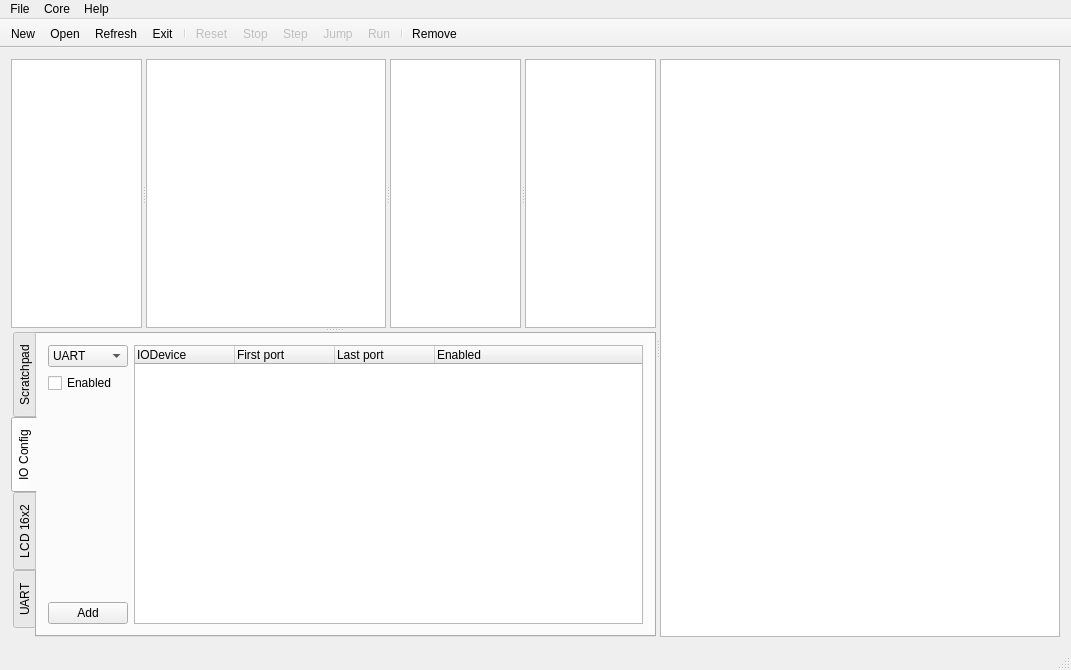
<?xml version="1.0" encoding="UTF-8"?>
<ui version="4.0">
 <class>MainWindow</class>
 <widget class="QMainWindow" name="MainWindow">
  <property name="geometry">
   <rect>
    <x>0</x>
    <y>0</y>
    <width>1071</width>
    <height>670</height>
   </rect>
  </property>
  <property name="windowTitle">
   <string>  pBlazSIM  www.mediatronix.com</string>
  </property>
  <property name="windowIcon">
   <iconset resource="resources.qrc">
    <normaloff>:/icons/bug_red.ico</normaloff>:/icons/bug_red.ico</iconset>
  </property>
  <property name="locale">
   <locale language="English" country="UnitedStates"/>
  </property>
  <property name="toolButtonStyle">
   <enum>Qt::ToolButtonIconOnly</enum>
  </property>
  <widget class="QWidget" name="centralWidget">
   <property name="enabled">
    <bool>true</bool>
   </property>
   <property name="sizePolicy">
    <sizepolicy hsizetype="Preferred" vsizetype="Preferred">
     <horstretch>0</horstretch>
     <verstretch>0</verstretch>
    </sizepolicy>
   </property>
   <property name="font">
    <font>
     <family>Tahoma</family>
    </font>
   </property>
   <property name="autoFillBackground">
    <bool>false</bool>
   </property>
   <layout class="QHBoxLayout" name="horizontalLayout">
    <item>
     <widget class="QSplitter" name="mainSplitter">
      <property name="sizePolicy">
       <sizepolicy hsizetype="Expanding" vsizetype="Preferred">
        <horstretch>0</horstretch>
        <verstretch>0</verstretch>
       </sizepolicy>
      </property>
      <property name="maximumSize">
       <size>
        <width>16777215</width>
        <height>16777215</height>
       </size>
      </property>
      <property name="orientation">
       <enum>Qt::Horizontal</enum>
      </property>
      <property name="handleWidth">
       <number>4</number>
      </property>
      <widget class="QSplitter" name="splitter">
       <property name="maximumSize">
        <size>
         <width>16777215</width>
         <height>16777215</height>
        </size>
       </property>
       <property name="orientation">
        <enum>Qt::Vertical</enum>
       </property>
       <widget class="QSplitter" name="splitter_2">
        <property name="sizePolicy">
         <sizepolicy hsizetype="Preferred" vsizetype="Expanding">
          <horstretch>0</horstretch>
          <verstretch>0</verstretch>
         </sizepolicy>
        </property>
        <property name="maximumSize">
         <size>
          <width>16777215</width>
          <height>16777215</height>
         </size>
        </property>
        <property name="orientation">
         <enum>Qt::Vertical</enum>
        </property>
        <property name="handleWidth">
         <number>4</number>
        </property>
        <widget class="QSplitter" name="splitter_4">
         <property name="orientation">
          <enum>Qt::Horizontal</enum>
         </property>
         <property name="handleWidth">
          <number>4</number>
         </property>
         <widget class="QTableView" name="tvRegisters">
          <property name="minimumSize">
           <size>
            <width>100</width>
            <height>0</height>
           </size>
          </property>
          <property name="maximumSize">
           <size>
            <width>300</width>
            <height>16777215</height>
           </size>
          </property>
          <property name="font">
           <font>
            <family>Consolas</family>
           </font>
          </property>
          <property name="editTriggers">
           <set>QAbstractItemView::NoEditTriggers</set>
          </property>
          <property name="tabKeyNavigation">
           <bool>false</bool>
          </property>
          <property name="alternatingRowColors">
           <bool>true</bool>
          </property>
          <property name="selectionMode">
           <enum>QAbstractItemView::NoSelection</enum>
          </property>
          <property name="gridStyle">
           <enum>Qt::DotLine</enum>
          </property>
          <property name="cornerButtonEnabled">
           <bool>false</bool>
          </property>
          <attribute name="verticalHeaderVisible">
           <bool>false</bool>
          </attribute>
         </widget>
         <widget class="QTableView" name="tvStack">
          <property name="minimumSize">
           <size>
            <width>240</width>
            <height>0</height>
           </size>
          </property>
          <property name="font">
           <font>
            <family>Consolas</family>
           </font>
          </property>
          <property name="editTriggers">
           <set>QAbstractItemView::NoEditTriggers</set>
          </property>
          <property name="tabKeyNavigation">
           <bool>false</bool>
          </property>
          <property name="showDropIndicator" stdset="0">
           <bool>false</bool>
          </property>
          <property name="alternatingRowColors">
           <bool>true</bool>
          </property>
          <property name="selectionMode">
           <enum>QAbstractItemView::NoSelection</enum>
          </property>
          <property name="gridStyle">
           <enum>Qt::DotLine</enum>
          </property>
          <property name="cornerButtonEnabled">
           <bool>false</bool>
          </property>
          <attribute name="verticalHeaderVisible">
           <bool>false</bool>
          </attribute>
         </widget>
         <widget class="QTableView" name="tvState">
          <property name="minimumSize">
           <size>
            <width>100</width>
            <height>0</height>
           </size>
          </property>
          <property name="font">
           <font>
            <family>Consolas</family>
           </font>
          </property>
          <property name="alternatingRowColors">
           <bool>true</bool>
          </property>
          <property name="selectionMode">
           <enum>QAbstractItemView::NoSelection</enum>
          </property>
          <property name="gridStyle">
           <enum>Qt::DotLine</enum>
          </property>
          <attribute name="verticalHeaderVisible">
           <bool>false</bool>
          </attribute>
         </widget>
         <widget class="QTableView" name="tvIO">
          <property name="minimumSize">
           <size>
            <width>128</width>
            <height>0</height>
           </size>
          </property>
          <property name="font">
           <font>
            <family>Consolas</family>
           </font>
          </property>
          <property name="editTriggers">
           <set>QAbstractItemView::NoEditTriggers</set>
          </property>
          <property name="tabKeyNavigation">
           <bool>false</bool>
          </property>
          <property name="showDropIndicator" stdset="0">
           <bool>false</bool>
          </property>
          <property name="alternatingRowColors">
           <bool>true</bool>
          </property>
          <property name="selectionMode">
           <enum>QAbstractItemView::NoSelection</enum>
          </property>
          <property name="gridStyle">
           <enum>Qt::DotLine</enum>
          </property>
          <property name="cornerButtonEnabled">
           <bool>false</bool>
          </property>
          <attribute name="verticalHeaderVisible">
           <bool>false</bool>
          </attribute>
          <attribute name="verticalHeaderMinimumSectionSize">
           <number>16</number>
          </attribute>
         </widget>
        </widget>
        <widget class="QTabWidget" name="tabWidget">
         <property name="minimumSize">
          <size>
           <width>360</width>
           <height>240</height>
          </size>
         </property>
         <property name="font">
          <font>
           <kerning>true</kerning>
          </font>
         </property>
         <property name="toolTip">
          <string/>
         </property>
         <property name="tabPosition">
          <enum>QTabWidget::West</enum>
         </property>
         <property name="tabShape">
          <enum>QTabWidget::Rounded</enum>
         </property>
         <property name="currentIndex">
          <number>1</number>
         </property>
         <property name="elideMode">
          <enum>Qt::ElideNone</enum>
         </property>
         <property name="usesScrollButtons">
          <bool>true</bool>
         </property>
         <property name="documentMode">
          <bool>false</bool>
         </property>
         <property name="tabsClosable">
          <bool>false</bool>
         </property>
         <property name="movable">
          <bool>true</bool>
         </property>
         <widget class="QWidget" name="tab_2">
          <attribute name="title">
           <string>Scratchpad</string>
          </attribute>
          <layout class="QHBoxLayout" name="horizontalLayout_2">
           <item>
            <widget class="QTableView" name="tvScratchpad">
             <property name="maximumSize">
              <size>
               <width>16777215</width>
               <height>16777215</height>
              </size>
             </property>
             <property name="font">
              <font>
               <family>Consolas</family>
              </font>
             </property>
             <property name="editTriggers">
              <set>QAbstractItemView::NoEditTriggers</set>
             </property>
             <property name="tabKeyNavigation">
              <bool>false</bool>
             </property>
             <property name="showDropIndicator" stdset="0">
              <bool>false</bool>
             </property>
             <property name="alternatingRowColors">
              <bool>true</bool>
             </property>
             <property name="selectionMode">
              <enum>QAbstractItemView::NoSelection</enum>
             </property>
             <property name="selectionBehavior">
              <enum>QAbstractItemView::SelectItems</enum>
             </property>
             <property name="gridStyle">
              <enum>Qt::DotLine</enum>
             </property>
             <property name="cornerButtonEnabled">
              <bool>false</bool>
             </property>
             <attribute name="horizontalHeaderMinimumSectionSize">
              <number>24</number>
             </attribute>
             <attribute name="verticalHeaderMinimumSectionSize">
              <number>16</number>
             </attribute>
            </widget>
           </item>
          </layout>
         </widget>
         <widget class="QWidget" name="tab_3">
          <attribute name="title">
           <string>IO Config</string>
          </attribute>
          <layout class="QHBoxLayout" name="horizontalLayout_4">
           <item>
            <layout class="QVBoxLayout" name="verticalLayoutIO">
             <property name="sizeConstraint">
              <enum>QLayout::SetDefaultConstraint</enum>
             </property>
             <item>
              <widget class="QComboBox" name="cbIOType">
               <property name="maximumSize">
                <size>
                 <width>100</width>
                 <height>16777215</height>
                </size>
               </property>
               <item>
                <property name="text">
                 <string>UART</string>
                </property>
               </item>
               <item>
                <property name="text">
                 <string>LEDS</string>
                </property>
               </item>
               <item>
                <property name="text">
                 <string>SBOX</string>
                </property>
               </item>
               <item>
                <property name="text">
                 <string>CC</string>
                </property>
               </item>
               <item>
                <property name="text">
                 <string>SCRIPT</string>
                </property>
               </item>
              </widget>
             </item>
             <item>
              <widget class="QCheckBox" name="cbIOEnable">
               <property name="maximumSize">
                <size>
                 <width>100</width>
                 <height>16777215</height>
                </size>
               </property>
               <property name="text">
                <string>Enabled</string>
               </property>
              </widget>
             </item>
             <item>
              <spacer name="verticalSpacer">
               <property name="orientation">
                <enum>Qt::Vertical</enum>
               </property>
               <property name="sizeHint" stdset="0">
                <size>
                 <width>20</width>
                 <height>40</height>
                </size>
               </property>
              </spacer>
             </item>
             <item>
              <widget class="QPushButton" name="pushButton">
               <property name="maximumSize">
                <size>
                 <width>100</width>
                 <height>16777215</height>
                </size>
               </property>
               <property name="text">
                <string>Add</string>
               </property>
               <property name="flat">
                <bool>false</bool>
               </property>
              </widget>
             </item>
            </layout>
           </item>
           <item>
            <widget class="QTreeWidget" name="treeWidgetIO">
             <property name="allColumnsShowFocus">
              <bool>true</bool>
             </property>
             <property name="headerHidden">
              <bool>false</bool>
             </property>
             <property name="expandsOnDoubleClick">
              <bool>false</bool>
             </property>
             <property name="columnCount">
              <number>4</number>
             </property>
             <attribute name="headerCascadingSectionResizes">
              <bool>false</bool>
             </attribute>
             <attribute name="headerDefaultSectionSize">
              <number>100</number>
             </attribute>
             <attribute name="headerHighlightSections">
              <bool>false</bool>
             </attribute>
             <attribute name="headerMinimumSectionSize">
              <number>80</number>
             </attribute>
             <attribute name="headerShowSortIndicator" stdset="0">
              <bool>false</bool>
             </attribute>
             <column>
              <property name="text">
               <string>IODevice</string>
              </property>
             </column>
             <column>
              <property name="text">
               <string>First port</string>
              </property>
             </column>
             <column>
              <property name="text">
               <string>Last port</string>
              </property>
             </column>
             <column>
              <property name="text">
               <string>Enabled</string>
              </property>
             </column>
            </widget>
           </item>
          </layout>
         </widget>
         <widget class="QWidget" name="tab_4">
          <attribute name="title">
           <string>LCD 16x2</string>
          </attribute>
          <layout class="QGridLayout" name="gridLayout">
           <item row="2" column="1">
            <widget class="QPlainTextEdit" name="LCDTextEdit">
             <property name="sizePolicy">
              <sizepolicy hsizetype="Fixed" vsizetype="Fixed">
               <horstretch>0</horstretch>
               <verstretch>0</verstretch>
              </sizepolicy>
             </property>
             <property name="maximumSize">
              <size>
               <width>250</width>
               <height>70</height>
              </size>
             </property>
             <property name="font">
              <font>
               <family>Consolas</family>
               <pointsize>20</pointsize>
               <weight>75</weight>
               <bold>true</bold>
               <stylestrategy>PreferDefault</stylestrategy>
               <kerning>true</kerning>
              </font>
             </property>
             <property name="lineWidth">
              <number>1</number>
             </property>
             <property name="verticalScrollBarPolicy">
              <enum>Qt::ScrollBarAlwaysOff</enum>
             </property>
             <property name="horizontalScrollBarPolicy">
              <enum>Qt::ScrollBarAlwaysOff</enum>
             </property>
             <property name="plainText">
              <string>LCD 7x5 pix 16x2
0123456789ABCDEF</string>
             </property>
             <property name="textInteractionFlags">
              <set>Qt::NoTextInteraction</set>
             </property>
            </widget>
           </item>
           <item row="2" column="2">
            <spacer name="horizontalSpacer">
             <property name="orientation">
              <enum>Qt::Horizontal</enum>
             </property>
             <property name="sizeHint" stdset="0">
              <size>
               <width>40</width>
               <height>20</height>
              </size>
             </property>
            </spacer>
           </item>
           <item row="3" column="1">
            <spacer name="verticalSpacer_2">
             <property name="orientation">
              <enum>Qt::Vertical</enum>
             </property>
             <property name="sizeHint" stdset="0">
              <size>
               <width>20</width>
               <height>40</height>
              </size>
             </property>
            </spacer>
           </item>
          </layout>
         </widget>
         <widget class="QWidget" name="tab">
          <attribute name="title">
           <string>UART</string>
          </attribute>
          <layout class="QHBoxLayout" name="horizontalLayout_3">
           <item>
            <widget class="QPlainTextEdit" name="teTerminal">
             <property name="sizePolicy">
              <sizepolicy hsizetype="Expanding" vsizetype="Expanding">
               <horstretch>2</horstretch>
               <verstretch>0</verstretch>
              </sizepolicy>
             </property>
             <property name="minimumSize">
              <size>
               <width>0</width>
               <height>0</height>
              </size>
             </property>
             <property name="maximumSize">
              <size>
               <width>16777215</width>
               <height>16777215</height>
              </size>
             </property>
             <property name="font">
              <font>
               <family>Consolas</family>
               <pointsize>10</pointsize>
              </font>
             </property>
             <property name="focusPolicy">
              <enum>Qt::StrongFocus</enum>
             </property>
             <property name="acceptDrops">
              <bool>false</bool>
             </property>
             <property name="statusTip">
              <string notr="true"/>
             </property>
             <property name="frameShape">
              <enum>QFrame::StyledPanel</enum>
             </property>
             <property name="frameShadow">
              <enum>QFrame::Sunken</enum>
             </property>
             <property name="tabChangesFocus">
              <bool>true</bool>
             </property>
             <property name="documentTitle">
              <string notr="true"/>
             </property>
             <property name="undoRedoEnabled">
              <bool>false</bool>
             </property>
             <property name="readOnly">
              <bool>true</bool>
             </property>
             <property name="plainText">
              <string notr="true"/>
             </property>
             <property name="textInteractionFlags">
              <set>Qt::TextSelectableByKeyboard</set>
             </property>
             <property name="centerOnScroll">
              <bool>false</bool>
             </property>
            </widget>
           </item>
          </layout>
         </widget>
        </widget>
       </widget>
      </widget>
      <widget class="QTreeView" name="tvCode">
       <property name="enabled">
        <bool>true</bool>
       </property>
       <property name="sizePolicy">
        <sizepolicy hsizetype="Expanding" vsizetype="Expanding">
         <horstretch>0</horstretch>
         <verstretch>0</verstretch>
        </sizepolicy>
       </property>
       <property name="minimumSize">
        <size>
         <width>400</width>
         <height>0</height>
        </size>
       </property>
       <property name="maximumSize">
        <size>
         <width>16777215</width>
         <height>16777215</height>
        </size>
       </property>
       <property name="font">
        <font>
         <family>Consolas</family>
        </font>
       </property>
       <property name="autoScrollMargin">
        <number>32</number>
       </property>
       <property name="editTriggers">
        <set>QAbstractItemView::NoEditTriggers</set>
       </property>
       <property name="showDropIndicator" stdset="0">
        <bool>false</bool>
       </property>
       <property name="alternatingRowColors">
        <bool>true</bool>
       </property>
       <property name="selectionBehavior">
        <enum>QAbstractItemView::SelectRows</enum>
       </property>
       <property name="indentation">
        <number>5</number>
       </property>
       <property name="uniformRowHeights">
        <bool>true</bool>
       </property>
       <property name="itemsExpandable">
        <bool>false</bool>
       </property>
       <property name="animated">
        <bool>true</bool>
       </property>
       <property name="allColumnsShowFocus">
        <bool>true</bool>
       </property>
       <property name="headerHidden">
        <bool>false</bool>
       </property>
       <property name="expandsOnDoubleClick">
        <bool>false</bool>
       </property>
      </widget>
     </widget>
    </item>
   </layout>
  </widget>
  <widget class="QMenuBar" name="menuBar">
   <property name="geometry">
    <rect>
     <x>0</x>
     <y>0</y>
     <width>1071</width>
     <height>21</height>
    </rect>
   </property>
   <widget class="QMenu" name="menuFile">
    <property name="title">
     <string>File</string>
    </property>
    <addaction name="actionNew"/>
    <addaction name="action_Open"/>
    <addaction name="actionRefresh"/>
    <addaction name="separator"/>
    <addaction name="actionExit"/>
   </widget>
   <widget class="QMenu" name="menuCore">
    <property name="title">
     <string>Core</string>
    </property>
    <addaction name="actionReset"/>
    <addaction name="actionStop"/>
    <addaction name="actionJump"/>
    <addaction name="actionStep"/>
    <addaction name="actionRun"/>
    <addaction name="separator"/>
    <addaction name="actionRemove"/>
   </widget>
   <widget class="QMenu" name="menuHelp">
    <property name="title">
     <string>Help</string>
    </property>
    <addaction name="actionAbout"/>
    <addaction name="actionAbout_Qt"/>
   </widget>
   <addaction name="menuFile"/>
   <addaction name="menuCore"/>
   <addaction name="menuHelp"/>
  </widget>
  <widget class="QToolBar" name="mainToolBar">
   <property name="locale">
    <locale language="English" country="UnitedStates"/>
   </property>
   <property name="movable">
    <bool>false</bool>
   </property>
   <property name="allowedAreas">
    <set>Qt::NoToolBarArea</set>
   </property>
   <property name="iconSize">
    <size>
     <width>16</width>
     <height>16</height>
    </size>
   </property>
   <property name="toolButtonStyle">
    <enum>Qt::ToolButtonTextUnderIcon</enum>
   </property>
   <property name="floatable">
    <bool>false</bool>
   </property>
   <attribute name="toolBarArea">
    <enum>TopToolBarArea</enum>
   </attribute>
   <attribute name="toolBarBreak">
    <bool>false</bool>
   </attribute>
   <addaction name="actionNew"/>
   <addaction name="action_Open"/>
   <addaction name="actionRefresh"/>
   <addaction name="actionExit"/>
   <addaction name="separator"/>
   <addaction name="actionReset"/>
   <addaction name="actionStop"/>
   <addaction name="actionStep"/>
   <addaction name="actionJump"/>
   <addaction name="actionRun"/>
   <addaction name="separator"/>
   <addaction name="actionRemove"/>
  </widget>
  <widget class="QStatusBar" name="statusBar"/>
  <action name="action_Open">
   <property name="icon">
    <iconset resource="resources.qrc">
     <normaloff>:/images/folder_document.png</normaloff>:/images/folder_document.png</iconset>
   </property>
   <property name="text">
    <string>&amp;Open</string>
   </property>
   <property name="toolTip">
    <string>&lt;!DOCTYPE HTML PUBLIC &quot;-//W3C//DTD HTML 4.0//EN&quot; &quot;http://www.w3.org/TR/REC-html40/strict.dtd&quot;&gt;
&lt;html&gt;&lt;head&gt;&lt;meta name=&quot;qrichtext&quot; content=&quot;1&quot; /&gt;&lt;style type=&quot;text/css&quot;&gt;
p, li { white-space: pre-wrap; }
&lt;/style&gt;&lt;/head&gt;&lt;body style=&quot; font-family:'Tahoma'; font-size:9pt; font-weight:400; font-style:normal;&quot;&gt;
&lt;p style=&quot; margin-top:0px; margin-bottom:0px; margin-left:0px; margin-right:0px; -qt-block-indent:0; text-indent:0px;&quot;&gt;Open a &lt;span style=&quot; font-weight:600;&quot;&gt;.lst&lt;/span&gt; file as generated by pBlazASM for Picoblaze-6.&lt;/p&gt;
&lt;p style=&quot; margin-top:0px; margin-bottom:0px; margin-left:0px; margin-right:0px; -qt-block-indent:0; text-indent:0px;&quot;&gt;If available it will try to also load its associated &lt;span style=&quot; font-weight:600;&quot;&gt;.scr&lt;/span&gt; file.&lt;/p&gt;&lt;/body&gt;&lt;/html&gt;</string>
   </property>
   <property name="shortcut">
    <string>Ctrl+O</string>
   </property>
  </action>
  <action name="actionExit">
   <property name="icon">
    <iconset resource="resources.qrc">
     <normaloff>:/images/exit.png</normaloff>:/images/exit.png</iconset>
   </property>
   <property name="text">
    <string>Exit</string>
   </property>
   <property name="shortcut">
    <string>Shift+F4</string>
   </property>
  </action>
  <action name="actionRun">
   <property name="enabled">
    <bool>false</bool>
   </property>
   <property name="icon">
    <iconset resource="resources.qrc">
     <normaloff>:/images/media_play.png</normaloff>:/images/media_play.png</iconset>
   </property>
   <property name="text">
    <string>Run</string>
   </property>
   <property name="toolTip">
    <string>Run</string>
   </property>
   <property name="shortcut">
    <string>Ctrl+R</string>
   </property>
  </action>
  <action name="actionJump">
   <property name="enabled">
    <bool>false</bool>
   </property>
   <property name="icon">
    <iconset resource="resources.qrc">
     <normaloff>:/images/media_play_green.png</normaloff>:/images/media_play_green.png</iconset>
   </property>
   <property name="text">
    <string>Jump</string>
   </property>
   <property name="toolTip">
    <string>Jump</string>
   </property>
   <property name="shortcut">
    <string>Ctrl+J</string>
   </property>
  </action>
  <action name="actionStop">
   <property name="enabled">
    <bool>false</bool>
   </property>
   <property name="icon">
    <iconset resource="resources.qrc">
     <normaloff>:/images/media_stop_red.png</normaloff>:/images/media_stop_red.png</iconset>
   </property>
   <property name="text">
    <string>Stop</string>
   </property>
   <property name="toolTip">
    <string>Stop</string>
   </property>
   <property name="shortcut">
    <string>Ctrl+S</string>
   </property>
  </action>
  <action name="actionReset">
   <property name="enabled">
    <bool>false</bool>
   </property>
   <property name="icon">
    <iconset resource="resources.qrc">
     <normaloff>:/images/media_beginning.png</normaloff>:/images/media_beginning.png</iconset>
   </property>
   <property name="text">
    <string>Reset</string>
   </property>
   <property name="toolTip">
    <string>Reset</string>
   </property>
   <property name="shortcut">
    <string>Ctrl+C</string>
   </property>
  </action>
  <action name="actionStep">
   <property name="enabled">
    <bool>false</bool>
   </property>
   <property name="icon">
    <iconset resource="resources.qrc">
     <normaloff>:/images/media_step_forward.png</normaloff>:/images/media_step_forward.png</iconset>
   </property>
   <property name="text">
    <string>Step</string>
   </property>
   <property name="toolTip">
    <string>Step</string>
   </property>
   <property name="shortcut">
    <string>Ctrl+Space</string>
   </property>
  </action>
  <action name="actionRemove">
   <property name="enabled">
    <bool>true</bool>
   </property>
   <property name="icon">
    <iconset resource="resources.qrc">
     <normaloff>:/images/breakpoints_delete.png</normaloff>:/images/breakpoints_delete.png</iconset>
   </property>
   <property name="text">
    <string>Remove</string>
   </property>
   <property name="toolTip">
    <string>Remove all breakpoints</string>
   </property>
   <property name="shortcut">
    <string>Ctrl+Shift+R</string>
   </property>
  </action>
  <action name="actionRefresh">
   <property name="icon">
    <iconset resource="resources.qrc">
     <normaloff>:/images/refresh.png</normaloff>:/images/refresh.png</iconset>
   </property>
   <property name="text">
    <string>Refresh</string>
   </property>
   <property name="toolTip">
    <string>&lt;!DOCTYPE HTML PUBLIC &quot;-//W3C//DTD HTML 4.0//EN&quot; &quot;http://www.w3.org/TR/REC-html40/strict.dtd&quot;&gt;
&lt;html&gt;&lt;head&gt;&lt;meta name=&quot;qrichtext&quot; content=&quot;1&quot; /&gt;&lt;style type=&quot;text/css&quot;&gt;
p, li { white-space: pre-wrap; }
&lt;/style&gt;&lt;/head&gt;&lt;body style=&quot; font-family:'Tahoma'; font-size:10pt; font-weight:400; font-style:normal;&quot;&gt;
&lt;p style=&quot; margin-top:0px; margin-bottom:0px; margin-left:0px; margin-right:0px; -qt-block-indent:0; text-indent:0px;&quot;&gt;Try to reload the currently known &lt;span style=&quot; font-size:10pt; font-weight:600;&quot;&gt;.lst&lt;/span&gt; file and its associated &lt;span style=&quot; font-weight:600;&quot;&gt;.scr&lt;/span&gt; file.&lt;/p&gt;&lt;/body&gt;&lt;/html&gt;</string>
   </property>
  </action>
  <action name="actionAbout">
   <property name="text">
    <string>About</string>
   </property>
  </action>
  <action name="actionNew">
   <property name="icon">
    <iconset resource="resources.qrc">
     <normaloff>:/images/folder_new.png</normaloff>:/images/folder_new.png</iconset>
   </property>
   <property name="text">
    <string>New</string>
   </property>
   <property name="toolTip">
    <string>Clean Code space</string>
   </property>
   <property name="shortcut">
    <string>Ctrl+N</string>
   </property>
  </action>
  <action name="actionAbout_Qt">
   <property name="text">
    <string>About Qt</string>
   </property>
   <property name="toolTip">
    <string>About Qt</string>
   </property>
   <property name="shortcut">
    <string>Ctrl+Q</string>
   </property>
  </action>
 </widget>
 <layoutdefault spacing="6" margin="11"/>
 <resources>
  <include location="resources.qrc"/>
 </resources>
 <connections/>
</ui>
